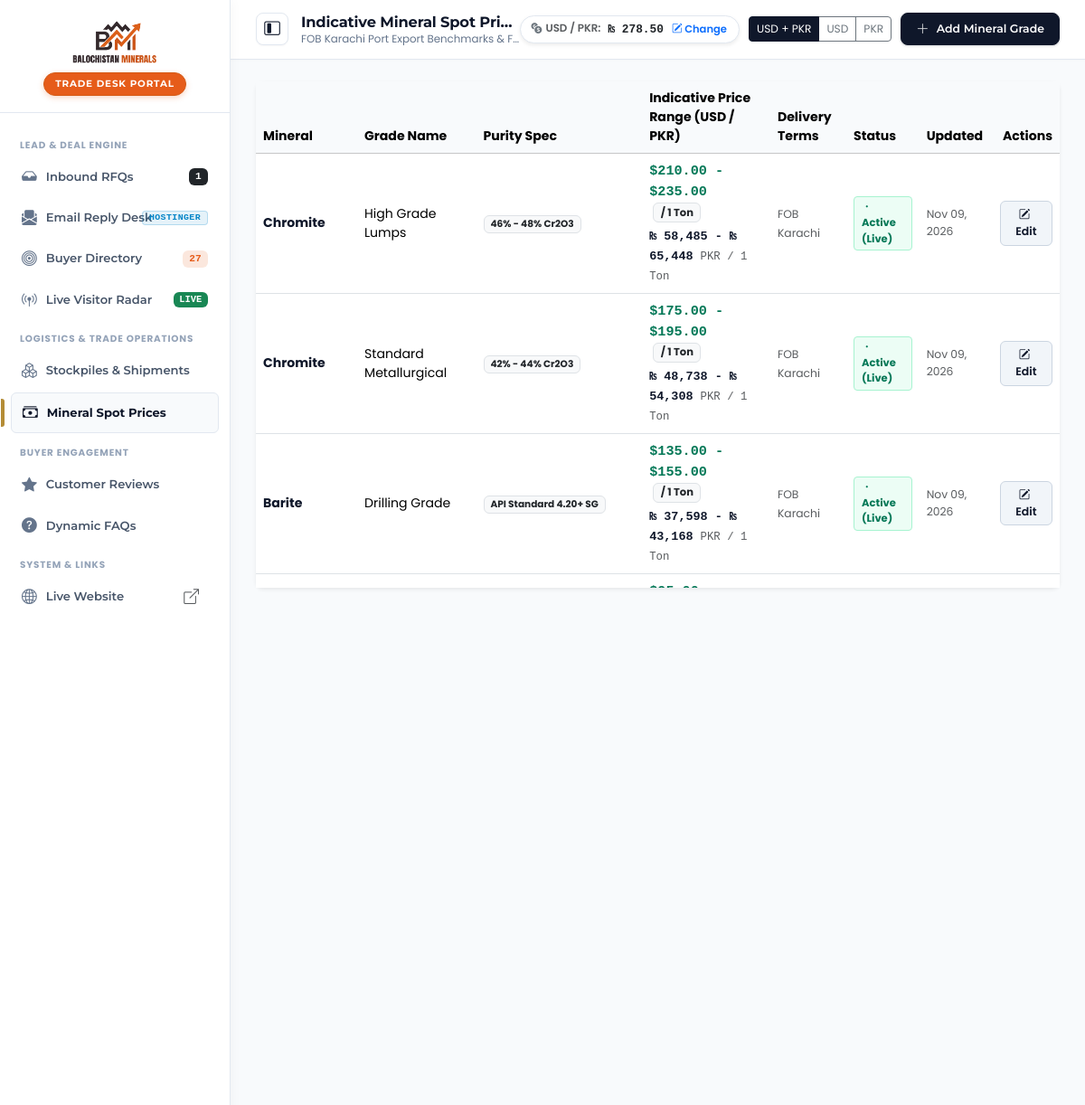
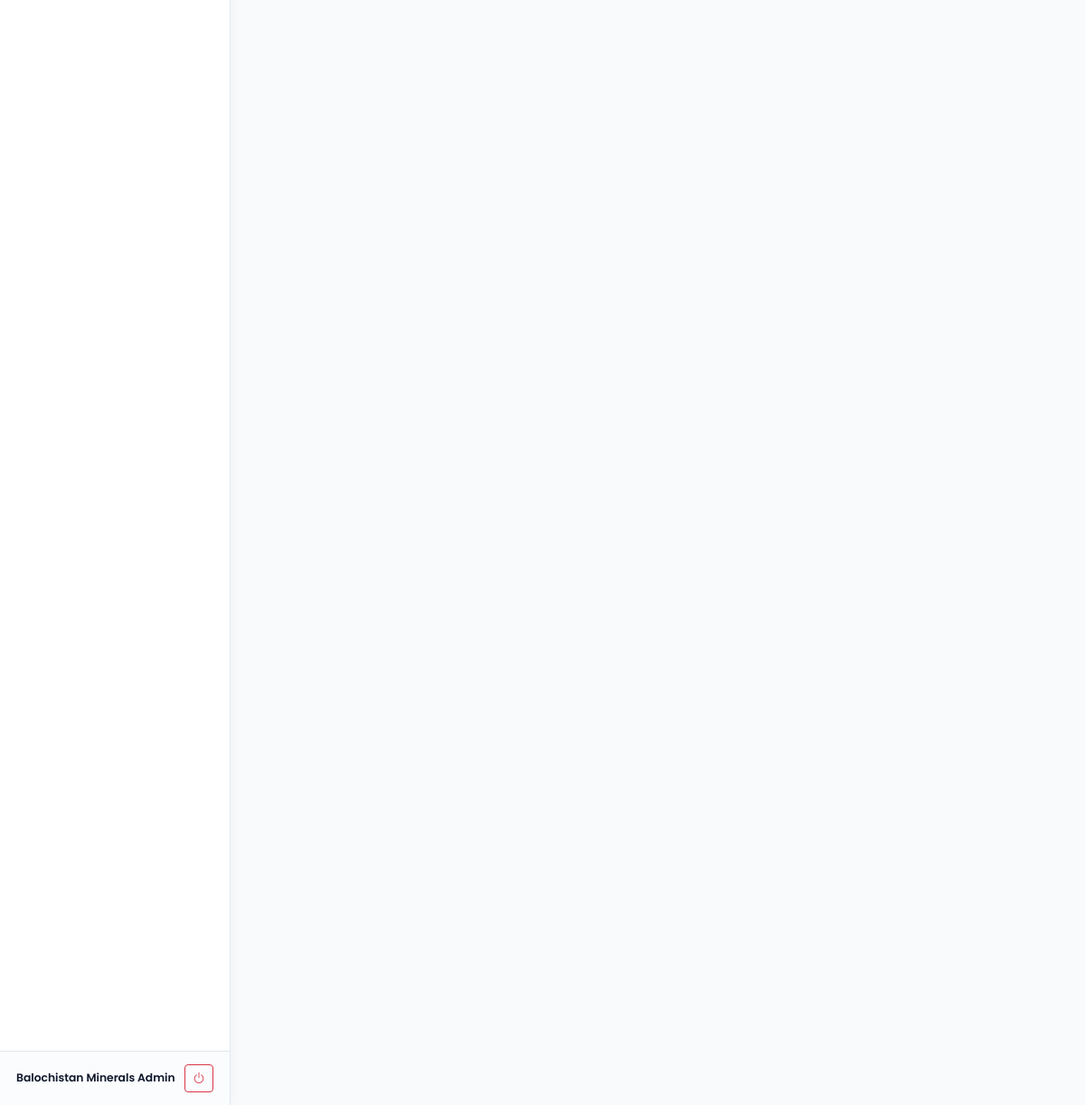
The page /admin/prices.php (signed in) on the database its author committed (2 pictures, top to bottom).
### tables this page shows
CREATE TABLE IF NOT EXISTS `mineral_prices` (
  `id` INT AUTO_INCREMENT PRIMARY KEY,
  `mineral_name` VARCHAR(100) NOT NULL,
  `grade_name` VARCHAR(120) NOT NULL,
  `purity_spec` VARCHAR(100) NOT NULL,
  `price_low_usd` DECIMAL(10,2) NOT NULL,
  `price_high_usd` DECIMAL(10,2) NOT NULL,
  `unit` VARCHAR(20) NOT NULL DEFAULT '1 Ton',
  `delivery_terms` VARCHAR(60) NOT NULL DEFAULT 'FOB Karachi',
  `notes` VARCHAR(255) NULL,
  `is_active` TINYINT(1) NOT NULL DEFAULT 1,
  `sort_order` INT NOT NULL DEFAULT 0,
  `updated_at` TIMESTAMP DEFAULT CURRENT_TIMESTAMP ON UPDATE CURRENT_TIMESTAMP
);

### admin/auth.php (called while the page is built, shortened)
<?php
function isLoggedIn() {
    return isset($_SESSION['bm_admin_id']) && !empty($_SESSION['bm_admin_id']);
}
function getLoggedInUser() {
    return [
        'id'        => $_SESSION['bm_admin_id'],
        'username'  => $_SESSION['bm_admin_user'] ?? 'Admin',
        'full_name' => $_SESSION['bm_admin_name'] ?? 'Admin',
        'email'     => $_SESSION['bm_admin_email'] ?? '',
        'role'      => $_SESSION['bm_admin_role'] ?? 'Owner'
    ];
}

### admin/prices.php (the view, shortened to what this page needs)
<?php
require_once __DIR__ . '/auth.php';
$user = getLoggedInUser();
$pdo  = getDB();
$usdPkrRate = (float)($_SESSION['bm_usd_pkr_rate'] ?? 278.50);
$prices = [];
$newLeads = 0;
if ($pdo !== null) {
    $newLeads = (int)$pdo->query("SELECT COUNT(*) FROM inquiries WHERE status = 'New'")->fetchColumn();
    $totalProspects = (int)$pdo->query("SELECT COUNT(*) FROM buyer_prospects")->fetchColumn();
    $prices = $pdo->query('SELECT * FROM mineral_prices ORDER BY sort_order ASC, id ASC')->fetchAll();
}
?>
<!DOCTYPE html>
<html lang="en">
<head>
  <link href="https://cdn.jsdelivr.net/npm/bootstrap@5.3.2/dist/css/bootstrap.min.css" rel="stylesheet">
  <link rel="stylesheet" href="https://cdn.jsdelivr.net/npm/bootstrap-icons@1.11.3/font/bootstrap-icons.min.css">
  <link rel="stylesheet" href="admin-layout.css">
</head>
<body>
  <div class="app-wrapper">
    <aside class="app-sidebar" id="appSidebar">
      <div class="sidebar-header">
        <a href="../" target="_blank" class="sidebar-logo-wrap" title="Balochistan Minerals">
          <img src="../images/new-logo.png" alt="Balochistan Minerals" class="sidebar-logo" onerror="this.style.display='none'">
          <span class="sidebar-badge">TRADE DESK PORTAL</span>
        </a>
      </div>
      <nav class="sidebar-nav">
        <div class="sidebar-section-title">Lead & Deal Engine</div>
        <a href="dashboard.php" class="sidebar-link">
          <div><i class="bi bi-inbox-fill"></i> Inbound RFQs</div>
          <?php if ($newLeads > 0): ?>
            <span class="badge bg-dark font-monospace" style="font-size: 0.7rem;"><?= $newLeads ?></span>
          <?php endif; ?>
        </a>
        <a href="email-desk.php" class="sidebar-link">
          <div><i class="bi bi-envelope-paper-fill"></i> Email Reply Desk</div>
          <span class="badge font-monospace" style="background: rgba(2,132,199,0.10); color: #0284C7; border: 1px solid rgba(2,132,199,0.22); font-size: 0.62rem; padding: 2px 7px; border-radius: 4px; letter-spacing: 0.04em;">HOSTINGER</span>
        </a>
        <a href="prospects.php" class="sidebar-link">
          <div><i class="bi bi-bullseye"></i> Buyer Directory</div>
          <span class="badge font-monospace" style="background: rgba(230,92,26,0.15); color: #E65C1A; font-size: 0.7rem;"><?= $totalProspects ?></span>
        </a>
        <a href="radar.php" class="sidebar-link">
          <div><i class="bi bi-broadcast-pin"></i> Live Visitor Radar</div>
          <span class="badge bg-success font-monospace" style="font-size: 0.65rem;">LIVE</span>
        </a>
        <div class="sidebar-section-title">Logistics & Trade Operations</div>
        <a href="stockpiles.php" class="sidebar-link">
          <div><i class="bi bi-boxes"></i> Stockpiles & Shipments</div>
        </a>
        <a href="prices.php" class="sidebar-link active">
          <div><i class="bi bi-cash-stack"></i> Mineral Spot Prices</div>
        </a>
        <div class="sidebar-section-title">Buyer Engagement</div>
        <a href="reviews.php" class="sidebar-link">
          <div><i class="bi bi-star-fill"></i> Customer Reviews</div>
        </a>
        <a href="faqs.php" class="sidebar-link">
          <div><i class="bi bi-question-circle-fill"></i> Dynamic FAQs</div>
        </a>
        <div class="sidebar-section-title">System & Links</div>
        <a href="../" target="_blank" class="sidebar-link">
          <div><i class="bi bi-globe2"></i> Live Website</div>
          <i class="bi bi-box-arrow-up-right small text-muted"></i>
        </a>
      </nav>
      <div class="sidebar-footer">
        <div class="d-flex align-items-center justify-content-between">
          <div class="fw-semibold small" style="color: var(--navy-900);"><?= htmlspecialchars($user['full_name']) ?></div>
          <a href="logout.php" class="btn btn-sm btn-outline-danger p-1 px-2" title="Sign Out"><i class="bi bi-power"></i></a>
        </div>
      </div>
    </aside>
    <div class="app-main">
      <header class="top-bar">
        <div class="topbar-left">
          <button type="button" id="sidebarToggle" class="btn-sidebar-toggle" title="Toggle Sidebar (Ctrl + B)">
            <i class="bi bi-layout-sidebar-inset"></i>
          </button>
          <div class="topbar-title-wrap">
            <h1 class="topbar-title">Indicative Mineral Spot Pricing</h1>
            <div class="topbar-subtitle">FOB Karachi Port Export Benchmarks & FX Conversion</div>
          </div>
        </div>
        <div class="topbar-right">
          <div class="pill-status d-flex align-items-center gap-2 shadow-sm" style="background: #FFFFFF;">
            <span class="text-muted fw-semibold" style="font-size: 0.74rem;"><i class="bi bi-currency-exchange text-secondary me-1"></i>USD / PKR:</span>
            <span class="fw-bold font-monospace text-dark" style="font-size: 0.8rem;">₨ <?= number_format($usdPkrRate, 2) ?></span>
            <button type="button" class="btn btn-sm btn-link p-0 text-decoration-none text-primary fw-semibold" style="font-size: 0.72rem;" data-bs-toggle="modal" data-bs-target="#rateModal" title="Edit Exchange Rate">
              <i class="bi bi-pencil-square"></i> Change
            </button>
          </div>
          <div class="btn-group btn-group-sm" role="group">
            <button type="button" class="btn btn-outline-secondary btn-view-toggle active" id="btnViewBoth" onclick="setCurrencyView('both')" style="font-size: 0.76rem;">USD + PKR</button>
            <button type="button" class="btn btn-outline-secondary btn-view-toggle" id="btnViewUsd" onclick="setCurrencyView('usd')" style="font-size: 0.76rem;">USD</button>
            <button type="button" class="btn btn-outline-secondary btn-view-toggle" id="btnViewPkr" onclick="setCurrencyView('pkr')" style="font-size: 0.76rem;">PKR</button>
          </div>
          <button type="button" class="btn-topbar-primary" data-bs-toggle="modal" data-bs-target="#priceModal0">
            <i class="bi bi-plus-lg"></i> <span>Add Mineral Grade</span>
          </button>
        </div>
      </header>
      <main class="content-canvas">
        <div class="card shadow-sm border-0 rounded-3">
          <div class="table-responsive table-scroll-container">
            <table class="table table-hover align-middle mb-0">
              <thead class="table-light">
                <tr>
                  <th>Mineral</th>
                  <th>Grade Name</th>
                  <th>Purity Spec</th>
                  <th>Indicative Price Range (USD / PKR)</th>
                  <th>Delivery Terms</th>
                  <th>Status</th>
                  <th>Updated</th>
                  <th class="text-end">Actions</th>
                </tr>
              </thead>
              <tbody>
                <?php if (empty($prices)): ?>
                  <tr><td colspan="8" class="text-center py-5 text-muted">No mineral pricing defined.</td></tr>
                <?php else: ?>
                  <?php foreach ($prices as $p): ?>
                    <?php
                      $pUnit = !empty($p['unit']) ? $p['unit'] : '1 Ton';
                      $lowPkr = round($p['price_low_usd'] * $usdPkrRate);
                      $highPkr = round($p['price_high_usd'] * $usdPkrRate);
                    ?>
                    <tr>
                      <td><strong style="color: var(--navy-900);"><?= htmlspecialchars($p['mineral_name']) ?></strong></td>
                      <td><?= htmlspecialchars($p['grade_name']) ?></td>
                      <td><span class="badge bg-light text-dark border"><?= htmlspecialchars($p['purity_spec']) ?></span></td>
                      <td>
                        <div class="price-usd-line">
                          <span class="fw-bold font-monospace" style="color: #047857; font-size: 0.95rem;">
                            $<?= number_format($p['price_low_usd'], 2) ?> - $<?= number_format($p['price_high_usd'], 2) ?>
                          </span>
                          <span class="badge bg-light text-dark border ms-1 fw-bold" style="font-size: 0.72rem;">/ <?= htmlspecialchars($pUnit) ?></span>
                        </div>
                        <div class="price-pkr-line mt-1">
                          <span class="font-monospace fw-semibold" style="color: #0F172A; font-size: 0.84rem;">
                            ₨ <?= number_format($lowPkr) ?> - ₨ <?= number_format($highPkr) ?>
                          </span>
                          <span class="small text-muted font-monospace">PKR / <?= htmlspecialchars($pUnit) ?></span>
                        </div>
                      </td>
                      <td><span class="small text-muted"><?= htmlspecialchars($p['delivery_terms']) ?></span></td>
                      <td>
                        <?php if ($p['is_active']): ?>
                          <span class="status-badge-active"><i class="bi bi-dot"></i> Active (Live)</span>
                        <?php else: ?>
                          <span class="status-badge-hidden">Hidden</span>
                        <?php endif; ?>
                      </td>
                      <td class="small text-muted"><?= date('M d, Y', strtotime($p['updated_at'])) ?></td>
                      <td class="text-end">
                        <button type="button" class="btn-table-edit" data-bs-toggle="modal" data-bs-target="#priceModal<?= $p['id'] ?>">
                          <i class="bi bi-pencil-square me-1"></i> Edit
                        </button>
                      </td>
                    </tr>
                  <?php endforeach; ?>
                <?php endif; ?>
              </tbody>
            </table>
          </div>
        </div>
      </main>
    </div>
  </div>
</body>
</html>

### admin/prices.php (style rules this page uses)
:root { --navy-900: #0F172A; --brand-navy: #0F172A; --brand-slate: #1E293B; --brand-gold: #B48C36; --brand-gold-subtle: #F8F5EE; --brand-border: #E2E8F0; --brand-canvas: #F8FAFC; --brand-surface: #FFFFFF; --brand-orange: #E65C1A; --text-dark: #0F172A; --text-muted: #64748B; --sidebar-width: 255px; }
body { font-family: 'Poppins', sans-serif; font-size: 0.88rem; color: var(--text-dark); background-color: var(--brand-canvas); margin: 0; }
h1, h2, h3, h4, h5, h6, .brand-font { font-family: 'Montserrat', sans-serif; letter-spacing: -0.015em; }
.btn-table-edit { background: #F1F5F9; color: #0F172A; border: 1px solid #CBD5E1; padding: 5px 14px; border-radius: 6px; font-weight: 600; font-size: 0.78rem; transition: all 0.15s; }
.status-badge-active { background: #ECFDF5; color: #047857; border: 1px solid #A7F3D0; font-weight: 700; font-size: 0.72rem; padding: 3px 8px; border-radius: 4px; display: inline-block; }
.btn-view-toggle.active { background: #0F172A !important; color: #FFFFFF !important; border-color: #0F172A !important; }
.table-scroll-container { max-height: 560px; overflow-y: auto; overflow-x: auto; position: relative; }
.table thead th { position: sticky; top: 0; z-index: 10; background: #F8FAFC !important; box-shadow: 0 1px 3px rgba(15, 23, 42, 0.06); }
.app-wrapper { display: flex; min-height: 100vh; }
.app-sidebar { width: var(--sidebar-width); background: var(--brand-surface); border-right: 1px solid var(--brand-border); display: flex; flex-direction: column; position: fixed; top: 0; bottom: 0; left: 0; z-index: 1040; }
.sidebar-nav { padding: 16px 12px; flex: 1; }
.sidebar-section-title { font-size: 0.65rem; font-weight: 700; text-transform: uppercase; letter-spacing: 0.08em; color: #94A3B8; padding: 12px 10px 6px; }
.sidebar-link { display: flex; align-items: center; justify-content: space-between; padding: 9px 12px; border-radius: 6px; color: #475569; font-family: 'Montserrat', sans-serif; font-size: 0.82rem; font-weight: 600; text-decoration: none; margin-bottom: 2px; transition: all 0.15s ease; }
.sidebar-link i { font-size: 1.05rem; margin-right: 10px; color: #64748B; }
.sidebar-link.active { background: #F8FAFC; color: var(--brand-navy); border: 1px solid var(--brand-border); position: relative; }
.sidebar-link.active::before { content: ''; position: absolute; left: -12px; top: 6px; bottom: 6px; width: 3.5px; background: var(--brand-gold); border-radius: 0 3px 3px 0; }
.sidebar-link.active i { color: var(--brand-gold); }
.sidebar-footer { padding: 14px 18px; border-top: 1px solid var(--brand-border); }
.app-main { margin-left: var(--sidebar-width); flex: 1; min-width: 0; }
.top-bar { background: var(--brand-surface); border-bottom: 1px solid var(--brand-border); padding: 14px 28px; display: flex; align-items: center; justify-content: space-between; position: sticky; top: 0; z-index: 1030; }
.content-canvas { padding: 24px 28px; }

### rows shown on the page
mineral_prices: mineral_name "Chromite", grade_name "High Grade Lumps", purity_spec "46% - 48% Cr2O3", price_low_usd "210.00", price_high_usd "235.00", unit "1 Ton", price_low_usd "58,485", price_high_usd "65,448", delivery_terms "FOB Karachi", is_active 1 (drawn), updated_at "Nov 09, 2026"
mineral_prices: mineral_name "Chromite", grade_name "Standard Metallurgical", purity_spec "42% - 44% Cr2O3", price_low_usd "175.00", price_high_usd "195.00", unit "1 Ton", price_low_usd "48,738", price_high_usd "54,308", delivery_terms "FOB Karachi", is_active 1 (drawn), updated_at "Nov 09, 2026"
mineral_prices: mineral_name "Barite", grade_name "Drilling Grade", purity_spec "API Standard 4.20+ SG", price_low_usd "135.00", price_high_usd "155.00", unit "1 Ton", price_low_usd "37,598", price_high_usd "43,168", delivery_terms "FOB Karachi", is_active 1 (drawn), updated_at "Nov 09, 2026"

### other values the page prints
$newLeads "1"
$totalProspects "27"
$user['full_name'] "Balochistan Minerals Admin"
$usdPkrRate "278.50"
